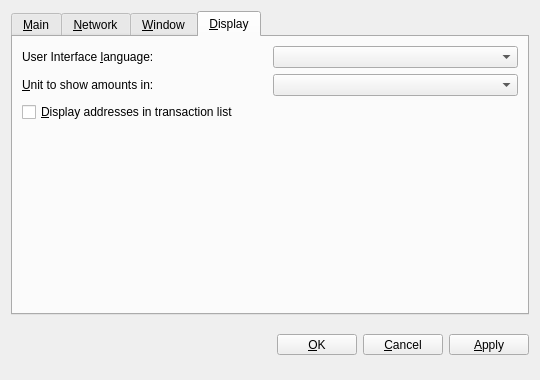
<?xml version="1.0" encoding="UTF-8"?>
<ui version="4.0">
 <class>OptionsDialog</class>
 <widget class="QDialog" name="OptionsDialog">
  <property name="geometry">
   <rect>
    <x>0</x>
    <y>0</y>
    <width>540</width>
    <height>380</height>
   </rect>
  </property>
  <property name="windowTitle">
   <string>Options</string>
  </property>
  <property name="modal">
   <bool>true</bool>
  </property>
  <layout class="QVBoxLayout" name="verticalLayout">
   <item>
    <widget class="QTabWidget" name="tabWidget">
     <property name="tabPosition">
      <enum>QTabWidget::North</enum>
     </property>
     <property name="currentIndex">
      <number>3</number>
     </property>
     <widget class="QWidget" name="tabMain">
      <attribute name="title">
       <string>&amp;Main</string>
      </attribute>
      <layout class="QVBoxLayout" name="verticalLayout_Main">
       <item>
        <widget class="QLabel" name="transactionFeeInfoLabel">
         <property name="text">
          <string>Optional transaction fee per kB that helps make sure your transactions are processed quickly. Most transactions are 1 kB. Fee 0.01 recommended.</string>
         </property>
         <property name="textFormat">
          <enum>Qt::PlainText</enum>
         </property>
         <property name="wordWrap">
          <bool>true</bool>
         </property>
        </widget>
       </item>
       <item>
        <layout class="QHBoxLayout" name="horizontalLayout_Main">
         <item>
          <widget class="QLabel" name="transactionFeeLabel">
           <property name="text">
            <string>Pay transaction &amp;fee</string>
           </property>
           <property name="textFormat">
            <enum>Qt::PlainText</enum>
           </property>
           <property name="buddy">
            <cstring>transactionFee</cstring>
           </property>
          </widget>
         </item>
         <item>
          <widget class="BitcoinAmountField" name="transactionFee"/>
         </item>
         <item>
          <spacer name="horizontalSpacer_Main">
           <property name="orientation">
            <enum>Qt::Horizontal</enum>
           </property>
           <property name="sizeHint" stdset="0">
            <size>
             <width>40</width>
             <height>20</height>
            </size>
           </property>
          </spacer>
         </item>
        </layout>
       </item>
       <item>
        <widget class="QCheckBox" name="bitcoinAtStartup">
         <property name="toolTip">
          <string>Automatically start LEOcoin after logging in to the system.</string>
         </property>
         <property name="text">
          <string>&amp;Start LEOcoin on system login</string>
         </property>
        </widget>
       </item>
       <item>
        <widget class="QCheckBox" name="detachDatabases">
         <property name="toolTip">
          <string>Detach block and address databases at shutdown. This means they can be moved to another data directory, but it slows down shutdown. The wallet is always detached.</string>
         </property>
         <property name="text">
          <string>&amp;Detach databases at shutdown</string>
         </property>
        </widget>
       </item>
       <item>
        <spacer name="verticalSpacer_Main">
         <property name="orientation">
          <enum>Qt::Vertical</enum>
         </property>
         <property name="sizeHint" stdset="0">
          <size>
           <width>20</width>
           <height>40</height>
          </size>
         </property>
        </spacer>
       </item>
      </layout>
     </widget>
     <widget class="QWidget" name="tabNetwork">
      <attribute name="title">
       <string>&amp;Network</string>
      </attribute>
      <layout class="QVBoxLayout" name="verticalLayout_Network">
       <item>
        <widget class="QCheckBox" name="mapPortUpnp">
         <property name="toolTip">
          <string>Automatically open the LEOcoin client port on the router. This only works when your router supports UPnP and it is enabled.</string>
         </property>
         <property name="text">
          <string>Map port using &amp;UPnP</string>
         </property>
        </widget>
       </item>
       <item>
        <widget class="QCheckBox" name="connectSocks">
         <property name="toolTip">
          <string>Connect to the LEOcoin network through a SOCKS proxy (e.g. when connecting through Tor).</string>
         </property>
         <property name="text">
          <string>&amp;Connect through SOCKS proxy:</string>
         </property>
        </widget>
       </item>
       <item>
        <layout class="QHBoxLayout" name="horizontalLayout_Network">
         <item>
          <widget class="QLabel" name="proxyIpLabel">
           <property name="text">
            <string>Proxy &amp;IP:</string>
           </property>
           <property name="textFormat">
            <enum>Qt::PlainText</enum>
           </property>
           <property name="buddy">
            <cstring>proxyIp</cstring>
           </property>
          </widget>
         </item>
         <item>
          <widget class="QValidatedLineEdit" name="proxyIp">
           <property name="maximumSize">
            <size>
             <width>220</width>
             <height>16777215</height>
            </size>
           </property>
           <property name="toolTip">
            <string>IP address of the proxy (e.g. 127.0.0.1)</string>
           </property>
          </widget>
         </item>
         <item>
          <widget class="QLabel" name="proxyPortLabel">
           <property name="text">
            <string>&amp;Port:</string>
           </property>
           <property name="textFormat">
            <enum>Qt::PlainText</enum>
           </property>
           <property name="buddy">
            <cstring>proxyPort</cstring>
           </property>
          </widget>
         </item>
         <item>
          <widget class="QLineEdit" name="proxyPort">
           <property name="maximumSize">
            <size>
             <width>75</width>
             <height>16777215</height>
            </size>
           </property>
           <property name="toolTip">
            <string>Port of the proxy (e.g. 9050)</string>
           </property>
          </widget>
         </item>
         <item>
          <widget class="QLabel" name="socksVersionLabel">
           <property name="text">
            <string>SOCKS &amp;V:</string>
           </property>
           <property name="textFormat">
            <enum>Qt::PlainText</enum>
           </property>
           <property name="buddy">
            <cstring>socksVersion</cstring>
           </property>
          </widget>
         </item>
         <item>
          <widget class="QValueComboBox" name="socksVersion">
           <property name="sizePolicy">
            <sizepolicy hsizetype="Fixed" vsizetype="Fixed">
             <horstretch>0</horstretch>
             <verstretch>0</verstretch>
            </sizepolicy>
           </property>
           <property name="maximumSize">
            <size>
             <width>60</width>
             <height>16777215</height>
            </size>
           </property>
           <property name="toolTip">
            <string>SOCKS version of the proxy (e.g. 5)</string>
           </property>
          </widget>
         </item>
         <item>
          <spacer name="horizontalSpacer_Network">
           <property name="orientation">
            <enum>Qt::Horizontal</enum>
           </property>
           <property name="sizeHint" stdset="0">
            <size>
             <width>10</width>
             <height>20</height>
            </size>
           </property>
          </spacer>
         </item>
        </layout>
       </item>
       <item>
        <spacer name="verticalSpacer_Network">
         <property name="orientation">
          <enum>Qt::Vertical</enum>
         </property>
         <property name="sizeHint" stdset="0">
          <size>
           <width>20</width>
           <height>40</height>
          </size>
         </property>
        </spacer>
       </item>
      </layout>
     </widget>
     <widget class="QWidget" name="tabWindow">
      <attribute name="title">
       <string>&amp;Window</string>
      </attribute>
      <layout class="QVBoxLayout" name="verticalLayout_Window">
       <item>
        <widget class="QCheckBox" name="minimizeToTray">
         <property name="toolTip">
          <string>Show only a tray icon after minimizing the window.</string>
         </property>
         <property name="text">
          <string>&amp;Minimize to the tray instead of the taskbar</string>
         </property>
        </widget>
       </item>
       <item>
        <widget class="QCheckBox" name="minimizeOnClose">
         <property name="toolTip">
          <string>Minimize instead of exit the application when the window is closed. When this option is enabled, the application will be closed only after selecting Quit in the menu.</string>
         </property>
         <property name="text">
          <string>M&amp;inimize on close</string>
         </property>
        </widget>
       </item>
       <item>
        <spacer name="verticalSpacer_Window">
         <property name="orientation">
          <enum>Qt::Vertical</enum>
         </property>
         <property name="sizeHint" stdset="0">
          <size>
           <width>20</width>
           <height>40</height>
          </size>
         </property>
        </spacer>
       </item>
      </layout>
     </widget>
     <widget class="QWidget" name="tabDisplay">
      <attribute name="title">
       <string>&amp;Display</string>
      </attribute>
      <layout class="QVBoxLayout" name="verticalLayout_Display">
       <item>
        <layout class="QHBoxLayout" name="horizontalLayout_1_Display">
         <item>
          <widget class="QLabel" name="langLabel">
           <property name="text">
            <string>User Interface &amp;language:</string>
           </property>
           <property name="textFormat">
            <enum>Qt::PlainText</enum>
           </property>
           <property name="buddy">
            <cstring>lang</cstring>
           </property>
          </widget>
         </item>
         <item>
          <widget class="QValueComboBox" name="lang">
           <property name="toolTip">
            <string>The user interface language can be set here. This setting will take effect after restarting LEOcoin.</string>
           </property>
          </widget>
         </item>
        </layout>
       </item>
       <item>
        <layout class="QHBoxLayout" name="horizontalLayout_2_Display">
         <item>
          <widget class="QLabel" name="unitLabel">
           <property name="text">
            <string>&amp;Unit to show amounts in:</string>
           </property>
           <property name="textFormat">
            <enum>Qt::PlainText</enum>
           </property>
           <property name="buddy">
            <cstring>unit</cstring>
           </property>
          </widget>
         </item>
         <item>
          <widget class="QValueComboBox" name="unit">
           <property name="toolTip">
            <string>Choose the default subdivision unit to show in the interface and when sending coins.</string>
           </property>
          </widget>
         </item>
        </layout>
       </item>
       <item>
        <widget class="QCheckBox" name="displayAddresses">
         <property name="toolTip">
          <string>Whether to show LEOcoin addresses in the transaction list or not.</string>
         </property>
         <property name="text">
          <string>&amp;Display addresses in transaction list</string>
         </property>
        </widget>
       </item>
       <item>
        <spacer name="verticalSpacer_Display">
         <property name="orientation">
          <enum>Qt::Vertical</enum>
         </property>
         <property name="sizeHint" stdset="0">
          <size>
           <width>20</width>
           <height>40</height>
          </size>
         </property>
        </spacer>
       </item>
      </layout>
     </widget>
    </widget>
   </item>
   <item>
    <layout class="QHBoxLayout" name="horizontalLayout_Buttons">
     <item>
      <spacer name="horizontalSpacer_1">
       <property name="orientation">
        <enum>Qt::Horizontal</enum>
       </property>
       <property name="sizeHint" stdset="0">
        <size>
         <width>40</width>
         <height>48</height>
        </size>
       </property>
      </spacer>
     </item>
     <item>
      <widget class="QLabel" name="statusLabel">
       <property name="font">
        <font>
         <weight>75</weight>
         <bold>true</bold>
        </font>
       </property>
       <property name="text">
        <string/>
       </property>
       <property name="textFormat">
        <enum>Qt::PlainText</enum>
       </property>
       <property name="wordWrap">
        <bool>true</bool>
       </property>
      </widget>
     </item>
     <item>
      <spacer name="horizontalSpacer_2">
       <property name="orientation">
        <enum>Qt::Horizontal</enum>
       </property>
       <property name="sizeHint" stdset="0">
        <size>
         <width>40</width>
         <height>48</height>
        </size>
       </property>
      </spacer>
     </item>
     <item>
      <widget class="QToolButton" name="okButton">
       <property name="minimumSize">
        <size>
         <width>80</width>
         <height>0</height>
        </size>
       </property>
       <property name="text">
        <string>&amp;OK</string>
       </property>
      </widget>
     </item>
     <item>
      <widget class="QToolButton" name="cancelButton">
       <property name="minimumSize">
        <size>
         <width>80</width>
         <height>0</height>
        </size>
       </property>
       <property name="text">
        <string>&amp;Cancel</string>
       </property>
      </widget>
     </item>
     <item>
      <widget class="QToolButton" name="applyButton">
       <property name="minimumSize">
        <size>
         <width>80</width>
         <height>0</height>
        </size>
       </property>
       <property name="text">
        <string>&amp;Apply</string>
       </property>
      </widget>
     </item>
    </layout>
   </item>
  </layout>
 </widget>
 <customwidgets>
  <customwidget>
   <class>QValidatedLineEdit</class>
   <extends>QLineEdit</extends>
   <header>qvalidatedlineedit.h</header>
  </customwidget>
  <customwidget>
   <class>BitcoinAmountField</class>
   <extends>QLineEdit</extends>
   <header>bitcoinamountfield.h</header>
   <container>1</container>
  </customwidget>
  <customwidget>
   <class>QValueComboBox</class>
   <extends>QComboBox</extends>
   <header>qvaluecombobox.h</header>
  </customwidget>
 </customwidgets>
 <resources/>
 <connections/>
</ui>
